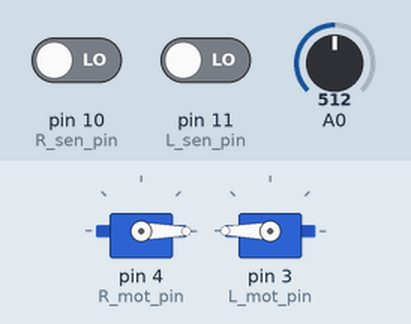
Bench run of a sketch on a simulated Arduino Uno, built with avr-gcc and run on an emulated ATmega328P. On the bench: 2 × servo. Inputs (shaded band) come from the test bench; at power-on: A0 = 512, pin 10 (R_sen_pin) LOW, pin 11 (L_sen_pin) LOW.

Above: at 1.2 s.
1.3 s: A0 set to 419
2.8 s: A0 set to 391
At 4.0 s:
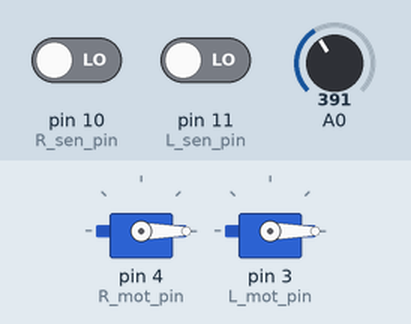
4.3 s: pin 10 (R_sen_pin) driven HIGH
At 4.45 s:
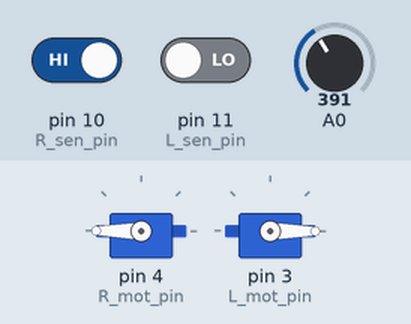
7.3 s: pin 10 (R_sen_pin) driven LOW
At 8.7 s:
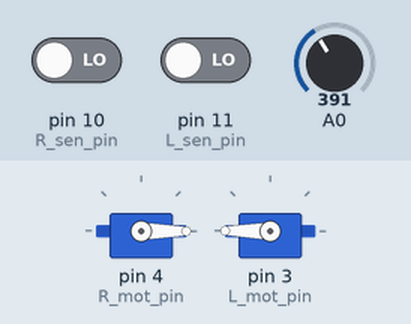
9.4 s: pin 11 (L_sen_pin) driven HIGH
At 10.5 s:
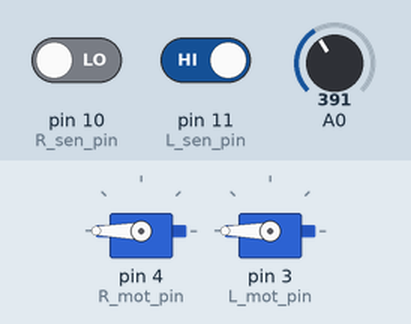
12.4 s: pin 11 (L_sen_pin) driven LOW
Timing chart, 0 to 34.4 s (numbered marks = the images above; inputs shaded):
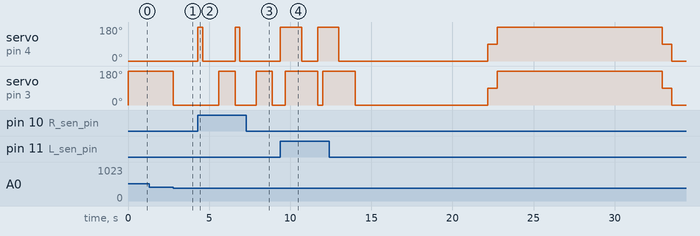

The sketch:

10.30.17_Sumo1_program.ino
```cpp
/*
 * Objective: Sumo 1 code
 * Tommy Ma, Lauryn Rodney, Joyce Song
 * Last Update: 10/30/2017
 */

//Hello! Welcome to Git Hub!

//Rotation group
#define L_forward 180
#define R_forward 0
#define L_reverse 0
#define R_reverse 180

//Variable group
#include <Servo.h>
Servo R_mot;
Servo L_mot;
const int R_mot_pin = 4;
const int L_mot_pin = 3;
const int R_sen_pin = 10;
const int L_sen_pin = 11;
const int F_sen_pin = 0;

float Vol;

int L_sen_state=0;
int R_sen_state=0;

int i;
int n;
int j;
int k;

//Function group
void forward();
void reverse();
void R_turn();
void L_turn();
void hold();
void basic();
void check();
void TEST();

void setup() {
    pinMode(R_sen_pin, INPUT);
    pinMode(L_sen_pin, INPUT);
    R_mot.attach(R_mot_pin);
    L_mot.attach(L_mot_pin);
    Serial.begin(9600);

}

void loop() {
  R_sen_state = digitalRead(R_sen_pin);
  L_sen_state = digitalRead(L_sen_pin);

  if (R_sen_state == HIGH)
  {
    reverse();
    delay (300);  // TEST
    L_turn();
    forward();
    delay (1000); //TEST
  }

  else if (L_sen_state == HIGH)
  {
    reverse();
    delay (300);  // TEST
    R_turn();
    forward();
    delay (1000); //TEST
  }
  else
  {
    basic();
  }

}

void forward()
{
  R_mot.write(R_forward);
  L_mot.write(L_forward);
}

void reverse()
{
  R_mot.write(R_reverse);
  L_mot.write(L_reverse);
}

void R_turn()
{
  R_mot.write(R_reverse);
  L_mot.write(L_forward);
  delay (1000);
}

void L_turn()
{
  R_mot.write(R_forward);
  L_mot.write(L_reverse);
  delay (1000);
}

void hold()
{
  R_mot.write(90);
  L_mot.write(90);
}

void basic()
{
  for (i = 0; i<8000; i++)
  {
  R_mot.write(0);
  L_mot.write(0);
  delay(1);
  check();
  attack();
  }

    for (j = 0; j<500; j++)
  {
  R_mot.write(90);
  L_mot.write(90);
  delay(1);
  check();
  }

   for (n = 0; n<8000; n++)
  {
  R_mot.write(180);
  L_mot.write(180);
  delay(1);
  check();
  attack();
  }

    for (k = 0; k<500; k++)
  {
  R_mot.write(90);
  L_mot.write(90);
  delay(1);
  check();
  }
}

void check()
{
  R_sen_state = digitalRead(R_sen_pin);
  L_sen_state = digitalRead(L_sen_pin);
   if (R_sen_state == HIGH)
  {
    reverse();
    delay (300);  // TEST
    L_turn();
    forward();
    delay (1000); //TEST
  }

  else if (L_sen_state == HIGH)
  {
    reverse();
    delay (300);  // TEST
    R_turn();
    forward();
    delay (1000); //TEST
  }
}

void attack()
{

  while (true)
  {
    Vol=getVol(F_sen_pin);
    if (Vol>2)
    forward();
    else
    break;
  }

}
void TEST()
{
  R_mot.write(0);
  L_mot.write(0);
  delay(1000);
  R_mot.write(90);
  L_mot.write(90);
  delay(30000);

 }
 float getVol(int pin) {
  return (analogRead(pin) * 0.004882814);
}
```

Measured:
- the behaviour switches between 410 and 409 on A0 (found by bisection; images 0 and 1)
- after the input at 1.3 s, every drawn part: stays the same
- after the input at 2.8 s, servo on pin 3 (L_mot_pin): 180° → 0° at once
- after the input at 4.3 s, servo on pin 4 (R_mot_pin): alternates 180° for 0.30 s and 0° for 2.0 s, starting at once; servo on pin 3 (L_mot_pin): 0° → 180° after 1.3 s, → 0° 1.0 s later
- after the input at 7.3 s, servo on pin 4 (R_mot_pin): stays 0° (without the input it goes to 180° after 1.6 s)
- after the input at 9.4 s, servo on pin 4 (R_mot_pin): 0° → 180° at once, → 0° 1.3 s later, → 180° 1.0 s later; servo on pin 3 (L_mot_pin): 0° → 180° after 0.30 s, → 0° 2.0 s later, → 180° 0.30 s later
